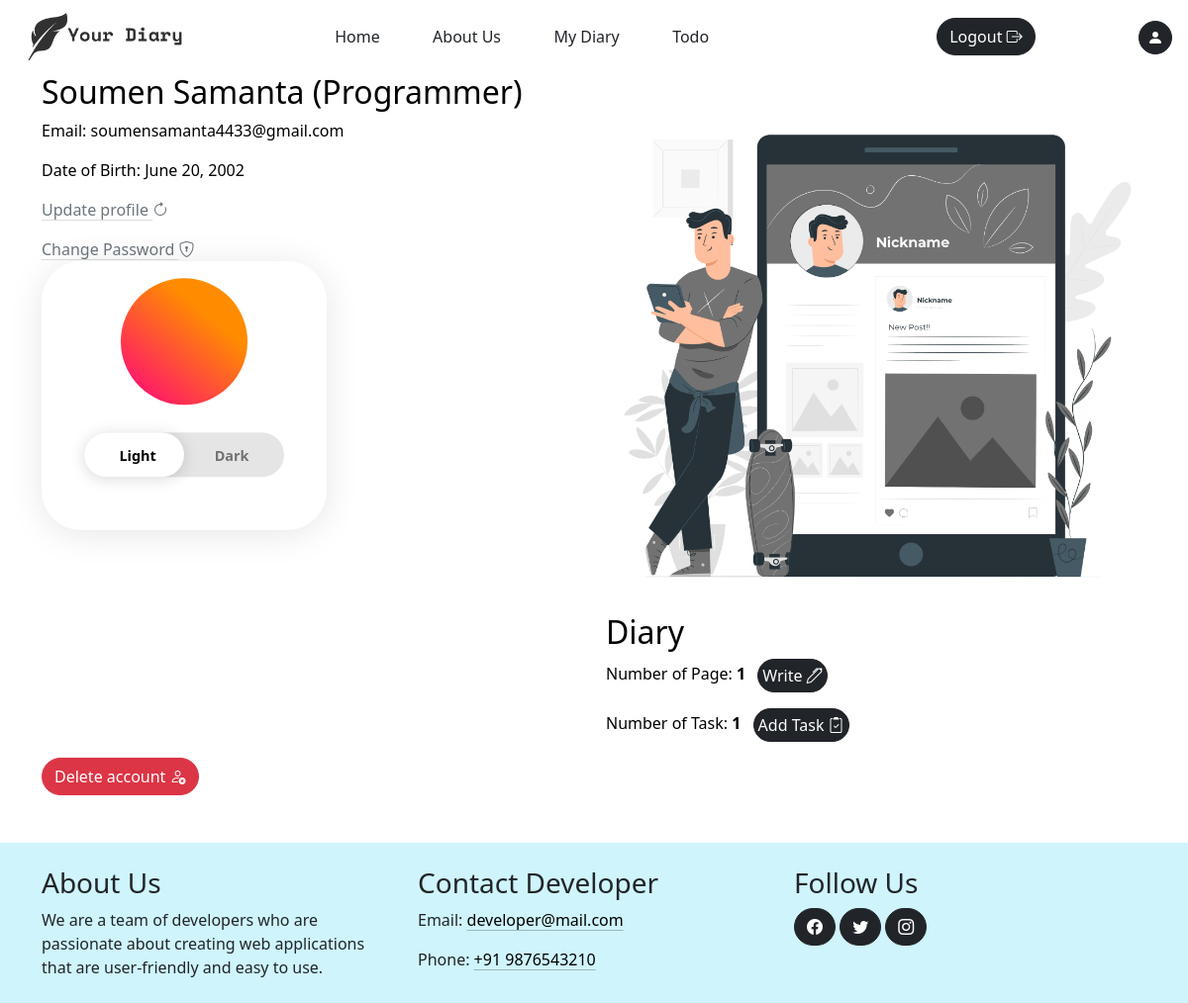
Before: /profile/ (signed in) with the older database file.
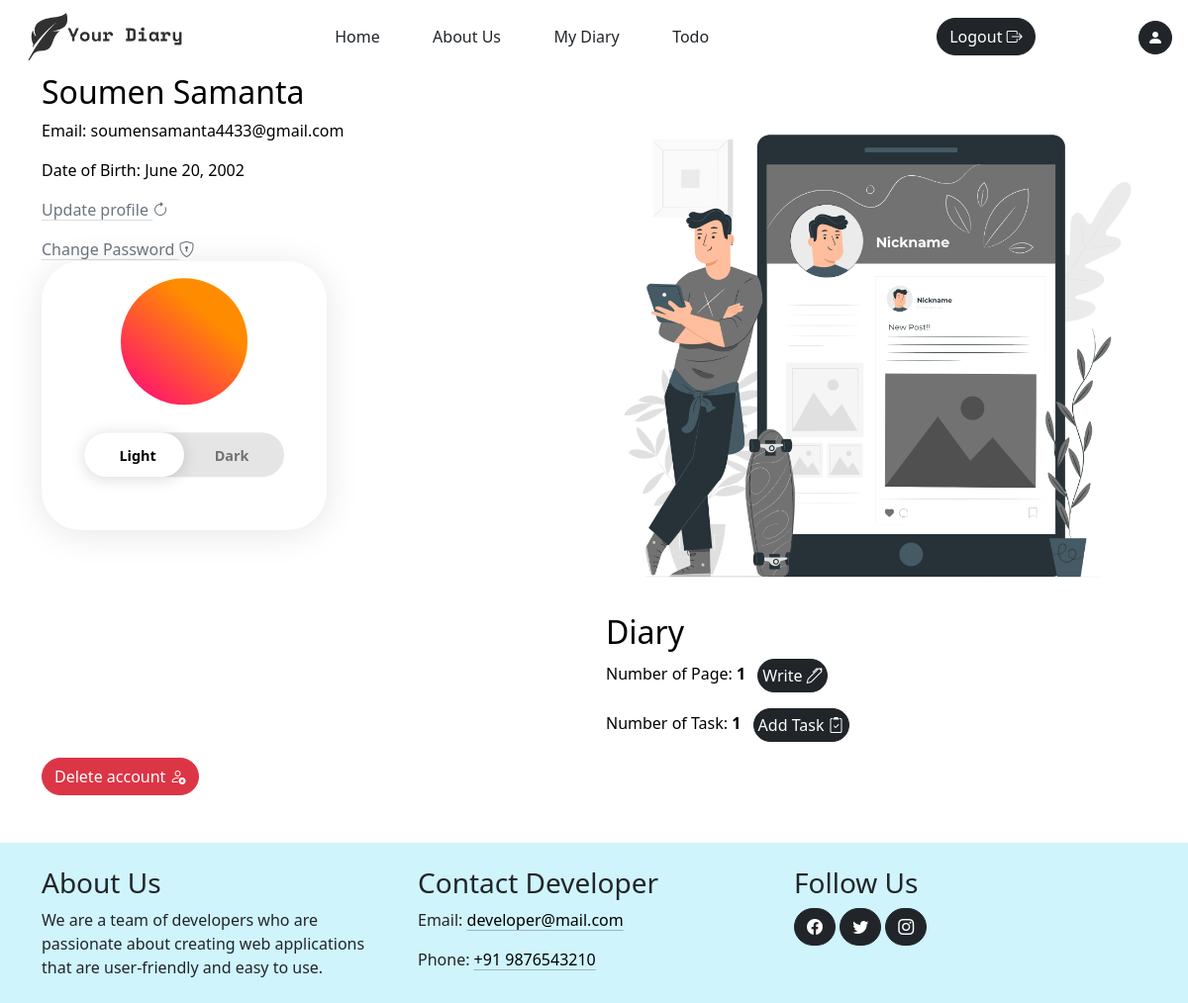
After: the same page with the newer database file.
### diary/models.py (models this page shows, shortened)
class User(AbstractBaseUser):
    email = models.EmailField(
        verbose_name="email address",
        max_length=255,
        unique=True,
    )
    first_name = models.CharField(max_length=30)
    last_name = models.CharField(max_length=30)
    date_of_birth = models.DateField()
    is_active = models.BooleanField(default=True)
    is_admin = models.BooleanField(default=False)
    objects = MyUserManager()
    USERNAME_FIELD = "email"
    REQUIRED_FIELDS = ["first_name", "last_name", "date_of_birth"]

### diary/views.py (the view)
# urls.py: path('profile/', views.profile, name="profile"),
@login_required(login_url="login")
def profile(request):
	context = {}
	pages = Page.objects.filter(user=request.user).count()
	todos = Todo.objects.filter(user=request.user).count()
	context["pages"] = pages
	context["todos"] = todos
	return render(request, "profile.html", context)

### diary/context_processors.py (called while the page is built)
def site(request):
	site = Site.objects.first()  # replace this with your actual query
	return {'site': site}

### diary/templates/profile.html (shortened to what this page needs)
{% extends "base.html" %}
{% load static %}
{% block css %}
	<link rel="stylesheet" href="{% static "css/profile.css" %}">
{% endblock css %}
{% block body %}
	<div class="container">
		<div class="row">
			<div class="col-md-6">
				<div class="profile-card">
					<div class="profile-info">
						<h2>{{request.user.first_name}} {{request.user.last_name}}</h2>
						<p>Email: {{request.user.email}}</p>
						<p>Date of Birth: {{request.user.date_of_birth}}</p>
					</div>
					<div class="functionalities">
						<a href="{% url "updateProfile" %}" class="link-secondary link-offset-2 link-underline-opacity-25 link-underline-opacity-100-hover">Update profile <i class="bi bi-arrow-clockwise"></i></a>
						<a href="{% url "password_change" %}" class="link-secondary link-offset-2 link-underline-opacity-25 link-underline-opacity-100-hover">Change Password <i class="bi bi-shield-lock"></i></a>
					</div>
				</div>
				<div class="theme-section" >
					<div class="app">
						<div class="body">
							<div class="phone">
								<div class="content">
									<div class="circle">
									</div>
									<label for="theme-switch">
										<div class="toggle"></div>
										<div class="names">
											<p class="light">Light</p>
											<p class="dark">Dark</p>
										</div>
									</label>
								</div>
							</div>
						</div>
					</div>
				</div>
			</div>
			<div class="col-md-6">
				<div class="profile-card">
					<div class="profile-image">
						<img src="{% static "media/profile.png" %}" alt="" srcset="" class='img-fluid' />
					</div>
					<div class="profile-info">
						<h2>Diary</h2>
						<p>Number of Page: <strong>{{pages}}</strong>
							<a href="{% url "writePage" %}" class="btn  p-1 mx-2 {% if request.user.theme.theme == 'dark' %} btn-secondary {% else %} btn-dark {% endif %}">Write <i class="bi bi-pen"></i></a>
						</p>
						<p>Number of Task: <strong>{{todos}}</strong>
							<a href="{% url "todo" %}" class="btn  p-1 mx-2 {% if request.user.theme.theme == 'dark' %} btn-secondary {% else %} btn-dark {% endif %}">Add Task <i class="bi bi-clipboard2-check"></i></a>
						</p>
					</div>
				</div>
			</div>
		</div>
		<button class="btn btn-danger" id="delete-account">Delete account <i class="bi bi-person-x"></i></button>
	</div>
	{% include "sections/footer.html" %}
{% endblock body %}

Changed rows visible on the page:
changed User "Soumen": user.last_name "Samanta (Programmer)" → "Samanta"
